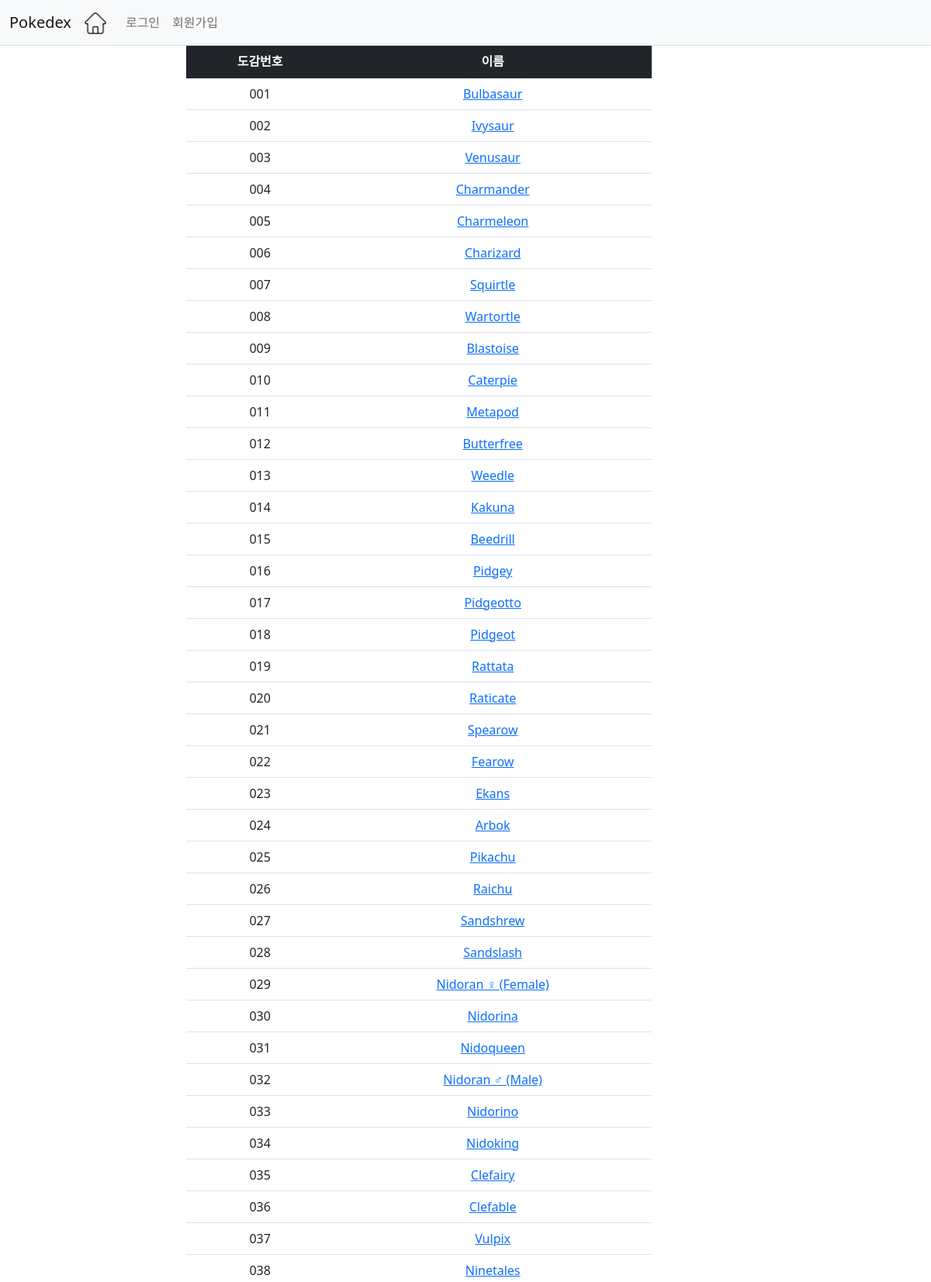
Screenshot of /pokedex/ (upper part) with the database file from the repository.
### pokedex/models.py (models this page shows)
class PokedexappPokedex(models.Model):
    id = models.AutoField(db_column='Id', primary_key=True)  # Field name made lowercase.
    num = models.CharField(db_column='Num', max_length=10, blank=True, null=True)  # Field name made lowercase.
    name = models.CharField(db_column='Name', max_length=100, blank=True, null=True)  # Field name made lowercase.
    img = models.CharField(db_column='Img', max_length=200, blank=True, null=True)  # Field name made lowercase.
    type = models.CharField(db_column='Type', max_length=200, blank=True, null=True)  # Field name made lowercase.
    height = models.CharField(db_column='Height', max_length=100, blank=True, null=True)  # Field name made lowercase.
    weight = models.CharField(db_column='Weight', max_length=100, blank=True, null=True)  # Field name made lowercase.
    class Meta:
        managed = False
        app_label = 'pokedex'
        db_table = 'PokedexApp_pokedex'

### pokedex/views.py (the view)
# urls.py: path('', views.index, name='index'),
def index(request):
    pokename = PokedexappPokedex.objects.order_by('num')
    return render(request, 'pokedex/dex.html', {'pokename': pokename})

### templates/pokedex/dex.html
{% extends "base.html" %}
{% block content %}
<table class="table" style="width:50%; margin-left: 20%;">
    <thead>
        <tr class="text-center table-dark">
            <th>도감번호</th>
            <th>이름</th>
        </tr>
    </thead>
    <tbody>
        {% for pokemon in pokename %}
        <tr class="text-center">
            <td>
                {{ pokemon.num }}
            </td>
            <td>
                <a href="{% url 'pokedex:detail' pokemon.id %}">{{ pokemon.name }}</a>
            </td>
        </tr>
        {% endfor %}
    </tbody>
</table>
{% endblock %}

### templates/base.html (shortened to what this page needs)
{% load static %}
<!doctype html>
<html lang="ko">
    <head>
        <link rel="stylesheet" type="text/css" href="{% static 'bootstrap.min.css' %}">
        <link rel="stylesheet" type="text/css" href="{% static 'style.css' %}">
    </head>
    <body>
        {% include "navbar.html" %}
        {% block content %}
        {% endblock %}
    </body>
</html>

### templates/navbar.html (shortened to what this page needs)
<nav class="navbar navbar-expand-lg navbar-light bg-light border-bottom">
    <div class="container-fluid">
        {% if question_list %}
        <a class="navbar-brand" href="{% url 'pybo:index' %}">Pybo</a>
        {% elif pokename %}
        <a class="navbar-brand" href="{% url 'pokedex:index' %}">Pokedex</a>
        {% else %}
        <a class="navbar-brand" href="{% url 'common:index' %}">ProjectHY</a>
        {% endif %}
        <a class="navbar-brand" href="{% url 'common:index' %}">
            {% load static %}
            <img class="nav-img" src="{% static 'home.png' %}" width="30px" >
        </a>
        <div class="collapse navbar-collapse" id="navbarSupportedContent">
            <ul class="navbar-nav me-auto mb-2 mb-lg-0">
                <li class="nav-item">
                    {% if user.is_authenticated %}
                    <a class="nav-link" href="{% url 'common:logout' %}">{{ user.username }} (로그아웃)</a>
                    {% else %}
                    <a class="nav-link" href="{% url 'common:login' %}">로그인</a>
                    {% endif %}
                </li>
                <li>
                    {% if not user.is_authenticated %}
                    <a class="nav-link" href="{% url 'common:signup' %}">회원가입</a>
                    {% endif %}
                </li>
            </ul>
        </div>
    </div>
</nav>

### rows the page displays
PokedexappPokedex: num "001", name "Bulbasaur"
PokedexappPokedex: num "002", name "Ivysaur"
PokedexappPokedex: num "003", name "Venusaur"
PokedexappPokedex: num "004", name "Charmander"
PokedexappPokedex: num "005", name "Charmeleon"
PokedexappPokedex: num "006", name "Charizard"
PokedexappPokedex: num "007", name "Squirtle"
PokedexappPokedex: num "008", name "Wartortle"
PokedexappPokedex: num "009", name "Blastoise"
PokedexappPokedex: num "010", name "Caterpie"
PokedexappPokedex: num "011", name "Metapod"
PokedexappPokedex: num "012", name "Butterfree"
PokedexappPokedex: num "013", name "Weedle"
PokedexappPokedex: num "014", name "Kakuna"
PokedexappPokedex: num "015", name "Beedrill"
PokedexappPokedex: num "016", name "Pidgey"
PokedexappPokedex: num "017", name "Pidgeotto"
PokedexappPokedex: num "018", name "Pidgeot"
PokedexappPokedex: num "019", name "Rattata"
PokedexappPokedex: num "020", name "Raticate"
PokedexappPokedex: num "021", name "Spearow"
PokedexappPokedex: num "022", name "Fearow"
PokedexappPokedex: num "023", name "Ekans"
PokedexappPokedex: num "024", name "Arbok"
PokedexappPokedex: num "025", name "Pikachu"
PokedexappPokedex: num "026", name "Raichu"
PokedexappPokedex: num "027", name "Sandshrew"
PokedexappPokedex: num "028", name "Sandslash"
PokedexappPokedex: num "029", name "Nidoran ♀ (Female)"
PokedexappPokedex: num "030", name "Nidorina"
PokedexappPokedex: num "031", name "Nidoqueen"
PokedexappPokedex: num "032", name "Nidoran ♂ (Male)"
PokedexappPokedex: num "033", name "Nidorino"
PokedexappPokedex: num "034", name "Nidoking"
PokedexappPokedex: num "035", name "Clefairy"
PokedexappPokedex: num "036", name "Clefable"
PokedexappPokedex: num "037", name "Vulpix"
PokedexappPokedex: num "038", name "Ninetales"
